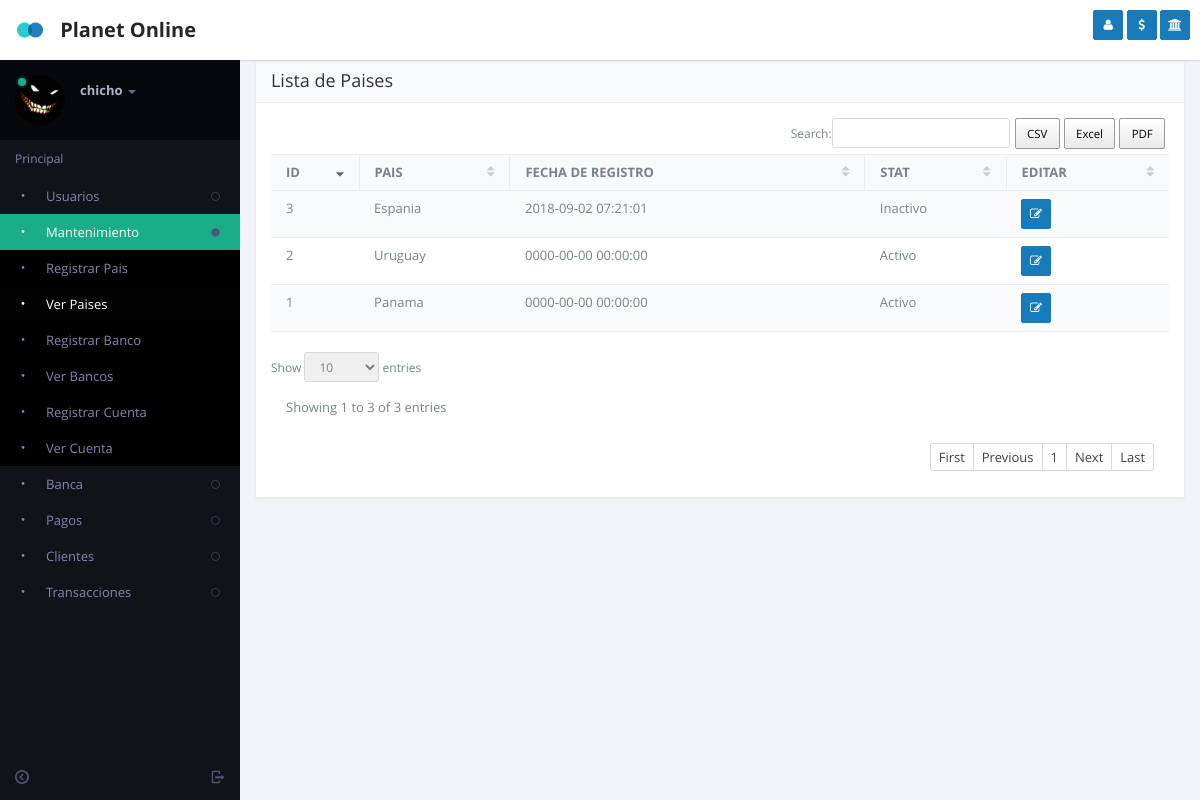
/view_country.php (signed in), run on an earlier commit of the app's database.
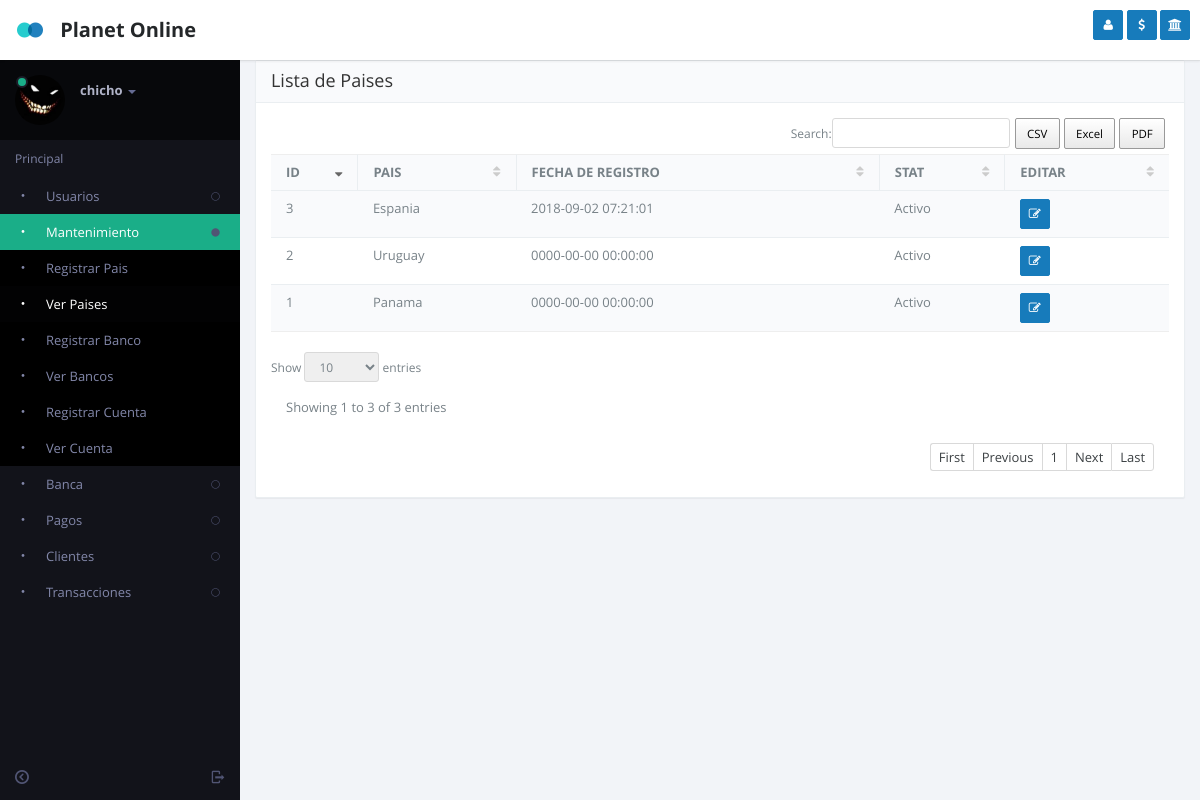
And on a later commit of the database.
### tables this page shows
CREATE TABLE `country` (
  `id` int(11) NOT NULL,
  `name` varchar(50) NOT NULL,
  `stat` int(11) NOT NULL,
  `id_user_reg` int(11) NOT NULL,
  `data_time` datetime NOT NULL
);

### include/defs.php (called while the page is built, shortened)
<?php
	function MySQLQuery($query)
	{
		$success= mysql_db_query($GLOBALS["DB_DBName"], $query);
		return $success;
	}
	function GetRecords($sql)
	{
		$check=MySQLQuery($sql);
		$return=array();
		$i=0;
		while ($row = mysql_fetch_array($check))
		 {
			$return[$i]=$row;
			$i++;
		}
		return $return;
	}
?>

### view_country.php (the view, shortened to what this page needs)
<?php
    include("include/defs.php");
    include("header.php");
    $where = "where (1=1) ";
      $arrUser = GetRecords("SELECT *
                             from country
                             $where
                             order by id");
?>
	<section id="content">
          <section class="vbox">
            <section class="scrollable padder">
              <section class="panel panel-default">
                <header class="panel-heading">
                          <span class="h4">Lista de Paises</span>
                </header>
                <div class="panel-body">
                    <div class="table-responsive">
                        <table class="table table-striped b-t b-light" data-ride="datatables">
                          <thead>
                            <tr>
                              <th>ID</th>
                              <th>PAIS</th>
                              <th>FECHA DE REGISTRO</th>
                              <th>STAT</th>
                              <th>EDITAR</th>
                            </tr>
                          </thead>
                          <tbody>
                          <?PHP
                            foreach ($arrUser as $key => $value) {
                              $status = ($value['stat'] == 1) ? 'Activo' : 'Inactivo';
                            ?>
                          <tr>
                              <td class="tbdata"> <?php echo $value['id']?> </td>
                              <td class="tbdata"> <?php echo $value['name']?> </td>
                              <td class="tbdata"> <?php echo $value['data_time']?> </td>
                              <td class="tbdata"> <?php echo $status?> </td>
                              <td>
                                <a href="modal_edit_country.php?id=<?php echo $value['id']?>" title="Editar Pais" data-toggle="ajaxModal" class="btn btn-sm btn-icon btn-primary"><i class="fa fa-edit (alias)"></i></a>
                              </td>
                          </tr>
                          <?php
                          }
                          ?>
                          </tbody>
                        </table>
                    </div>
                </div>
              </section>
            </section>
        </section>
    </section>
<?php
	include("footer.php");
?>

What changed in the data, as far as the page shows it:
changed country "Espania": stat "Inactivo" → "Activo"
